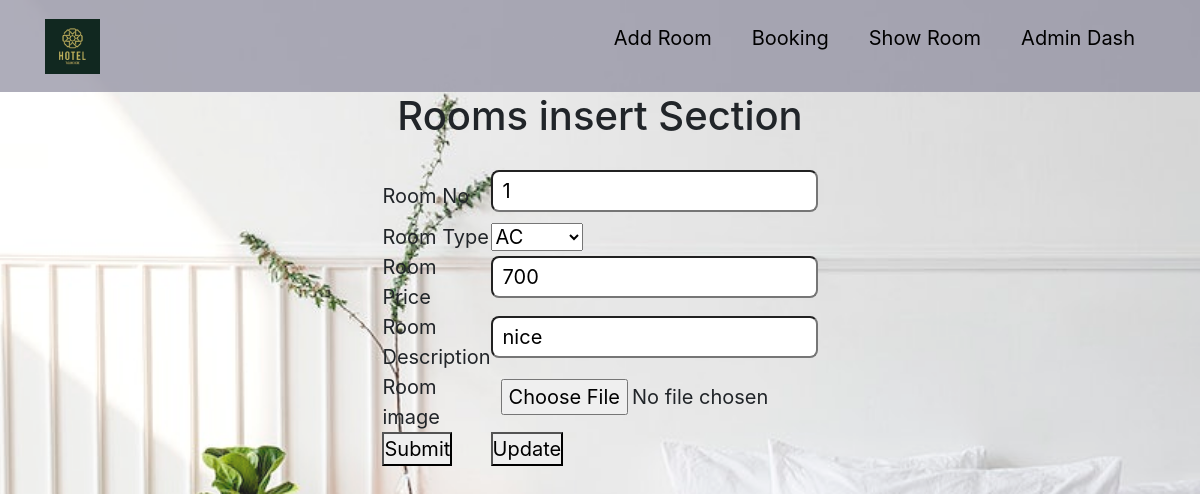
Page /admin/aac.php?fid1=133 on the committed database.
### tables this page shows
CREATE TABLE `acroom` (
  `id` int(11) NOT NULL,
  `roomno` int(11) NOT NULL,
  `roomtype` varchar(20) DEFAULT NULL,
  `price` int(11) NOT NULL,
  `detail` varchar(50) NOT NULL,
  `img` varchar(100) DEFAULT NULL,
  `status` varchar(20) NOT NULL DEFAULT 'un book'
);

### admin/aac.php (the view, shortened to what this page needs)
<!DOCTYPE html>
<html lang="en">
<head>
    <link rel="stylesheet" href="stylee.css">
    <link rel="stylesheet" href="bootstrap-4.3.1-dist\css\bootstrap.min">
</head>
<body><?php
include ('header2.php');
include ('../bootstrap.php');
        function search_room($id)
        {
            $conn=connection();
            $str="select * from acroom where id=$id";
            $result1=$conn->query($str);
            return $result1;
        }
    $id=$rno=$rname=$pri=$det=$img="";
    if(isset($_GET['fid1']))
    {
     $result1=search_room($_GET['fid1']);
     $row=$result1->fetch_assoc();
          $rno=$row["roomno"];
          $rname=$row["roomtype"];
          $pri=$row["price"];
          $det=$row["detail"];
          $img=$row["img"];
    }
?>
    <h1> Rooms insert Section</h1>
    <div class="delux-insert">
        <form method="post" enctype="multipart/form-data" id="myform">
            <table>
                <tr>
                    <td>Room No</td>
                    <td>
                        <input type="text" name="room_number" placeholder="Enter room number" required title="Enter Room No"
                        value=<?php echo $rno; ?> >
                    </td>
                </tr>
                <tr>
                    <td>Room Type</td>
                    <td>
                        <select name="room_type" >
                            <option value="Ac" value=<?php echo $rname; ?>>AC</option>
                        </select>
                    </td>
                </tr>
                <tr>
                    <td>Room Price</td>
                    <td><input type="text" name="room_price" placeholder="Enter Room Price " required title="Room Price"
                    value=<?php echo $pri; ?> >
                    </td>
                </tr>
                <tr>
                    <td>Room Description</td>
                    <td><input type="text" name="room_detail" placeholder="Enter Room Desc" required title="detail"
                        value=<?php echo $det; ?>  >
                    </td>
                </tr>
                <tr>
                    <td>Room image</td>
                    <td>
                        <center><input type="file" name="image"  value=<?php echo $img; ?> required></center>
                    </td>
                </tr>
                <tr>
                <td>
                <button id="submit" type="button" data-toggle="modal" data-target="#saved" name="x" class="enter">Submit</button>
                </td>
                <td>
                <button id="update" type="submit" data-toggle="modal" data-target="#saved1" class="enter" name="update">Update</button>
                </td>
                </tr>
            </table>
        </form>
    </div>
</body>
</html>

### admin/stylee.css (style rules this page uses)
* { margin: 0; padding: 0; }
.delux-insert { margin-top: 230px; margin-left: 500px; }

### admin/css/style.css (style rules this page uses)
* { margin: 0; padding: 0; box-sizing: border-box; }
body { font-family: calibri; }

### admin/aac.php (style rules this page uses)
body::before { position: absolute; content: ""; height: 100%; width: 100%; z-index: -1; opacity: 0.89; object-fit: cover; background: url('../img/k8.jpg') center center/cover no-repeat; }
h1 { text-align: center; margin-top: 20px; }
.delux-insert { height: 230px; width: 400px; border-radius: 10px; margin-top: -10px; margin-left: 38%; }
.delux-insert form { display: flex; flex-direction: column; align-items: center; justify-content: center; padding-top: 30px; }
.delux-insert form table tr td input { padding: 4px 0; margin-bottom: 10px; border-radius: 8px; padding-left: 10px; }
.delux-insert form table tr td { font-size: 20px; }

### rows in the picture
acroom: room_number "1", room_price "700", room_detail "nice"
